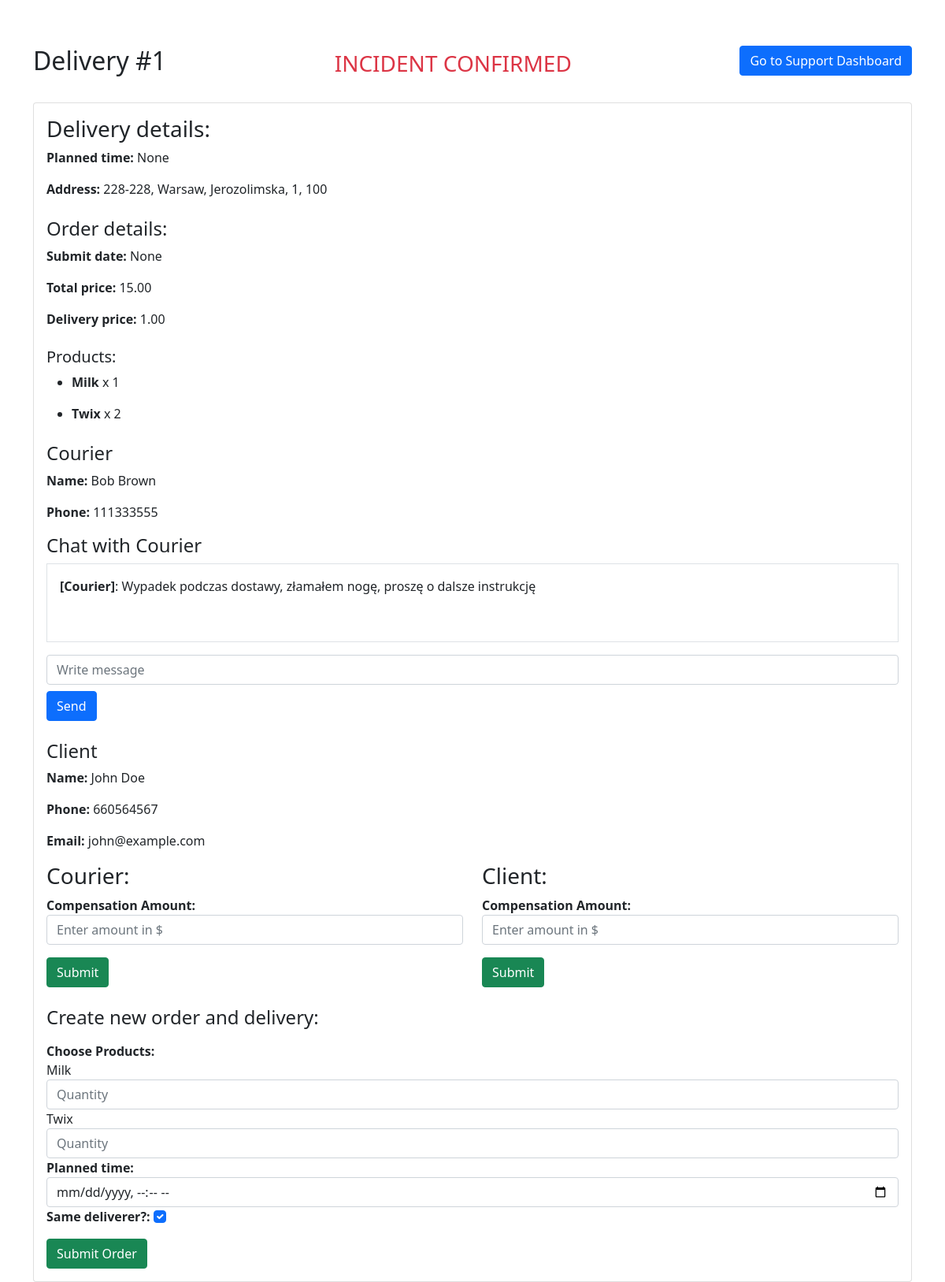
/delivery/1/, run on an earlier commit of the app's database.
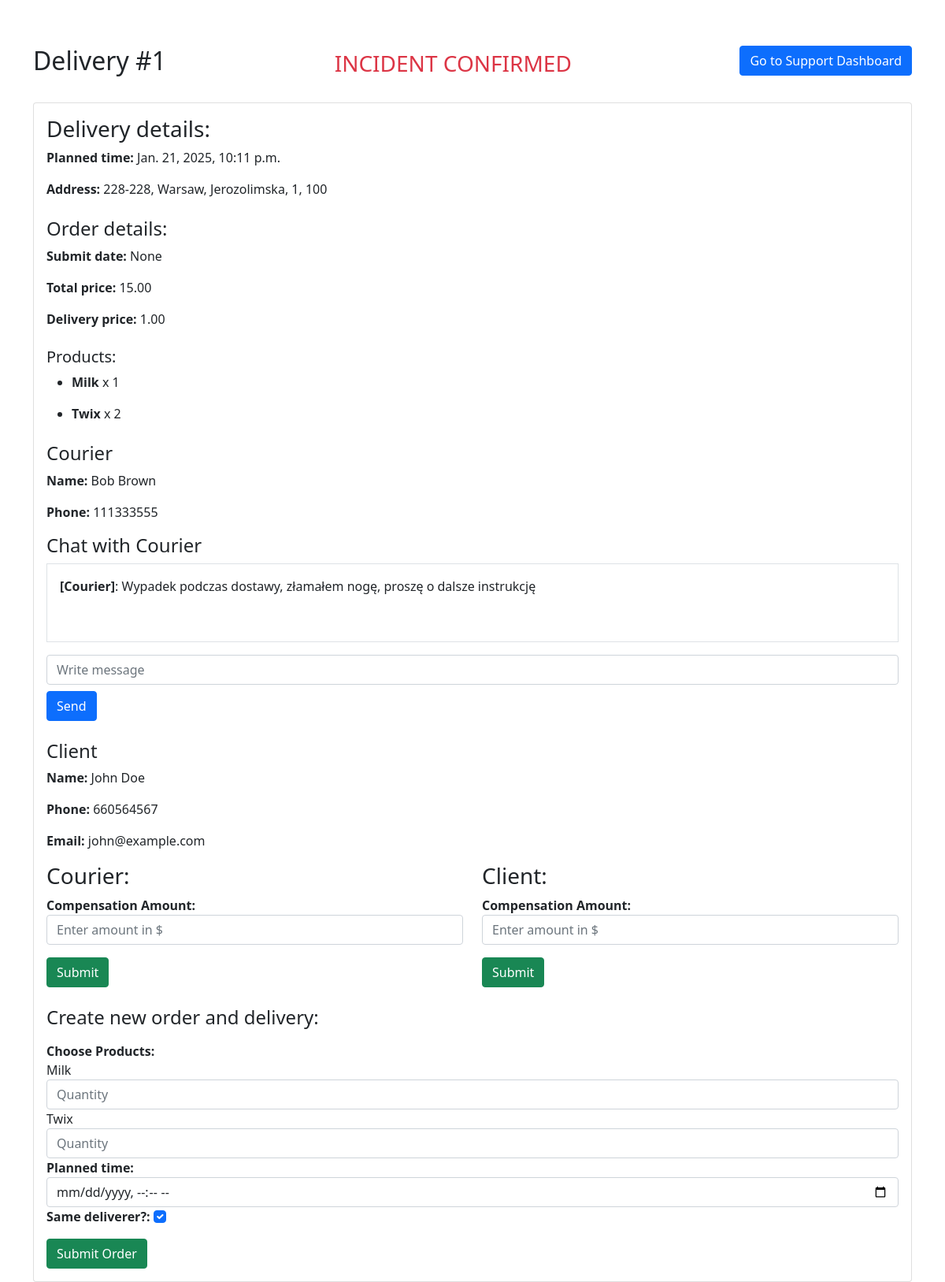
And on a later commit of the database.
### shop/models.py (models this page shows, shortened)
class Delivery(models.Model):
    planned_time = DateTimeField()
    arrived_time = DateTimeField(null=True, blank=True)
    order = ForeignKey(Order, on_delete=models.CASCADE, related_name='deliveries')
    deliverer = ForeignKey(Worker, null=True, blank=True, on_delete=models.CASCADE, related_name='deliveries')
    address = ForeignKey(Address, on_delete=models.CASCADE)
    delivery_leave_place = ForeignKey(DeliveryLeavePlace, on_delete=models.CASCADE)
    delivery_stage = ForeignKey(DeliveryStage, on_delete=models.CASCADE, default=1)

class Address(models.Model):
    city = CharField(max_length=255)
    street = CharField(max_length=255, null=True, blank=True)
    house_number = CharField(max_length=255)
    apartment_number = IntegerField(null=True, blank=True)
    postal_code = CharField(max_length=25)

### shop/views/workers.py (the view)
# urls.py: path('delivery/<int:d_id>/', workers.delivery, name='delivery'),
def delivery(request, d_id):
    chat_messages = [
        {'sender': 'Courier', 'message': 'Wypadek podczas dostawy, złamałem nogę, proszę o dalsze instrukcję'},
    ]
    delivery = Delivery.objects.get(pk=d_id)
    order = delivery.order
    order_products = order.order_products.all()
    courier = delivery.deliverer
    client = order.client
    incident = delivery.incidents.last()
    products = Product.objects.all()
    context = {
        'd_id': d_id,
        'delivery': delivery,
        "order": order,
        "order_products": order_products,
        'courier': courier,
        'client': client,
        'chat_messages': chat_messages,
        'incident': incident,
        'products': products
    }
    return render(request, 'shop/workers/delivery.html', context)

### shop/templates/shop/workers/delivery.html (shortened to what the changed rows need)
{% extends 'base.html' %}
{% load static %}
{% block content %}
    <div class="container mt-5">
        <div class="d-flex justify-content-between align-items-center mb-4">
            <h2 class="text-center mb-0">Delivery #{{ delivery.pk }}</h2>
            {% if incident %}
                <h3 class="mt-3 text-danger">INCIDENT CONFIRMED</h3>
            {% endif %}
            <a href="{% url 'support_dashboard' %}" class="btn btn-primary">
                Go to Support Dashboard
            </a>
        </div>
        <div class="card">
            <div class="card-body">
                <h3>Delivery details:</h3>
                <p><strong>Planned time:</strong> {{ delivery.planned_time }}</p>
                <p>
                    <strong>Address:</strong> {{ delivery.address.postal_code }}, {{ delivery.address.city }}, {{ delivery.address.street }}, {{ delivery.address.house_number }}, {{ delivery.address.apartment_number }}
                </p>
                <h4 class="mt-4">Order details:</h4>
                <p><strong>Submit date:</strong> {{ order.order_date }}</p>
                <p><strong>Total price:</strong> {{ order.total_price }}</p>
                <p><strong>Delivery price:</strong> {{ order.delivery_price }}</p>
                <h5 class="mt-4">Products:</h5>
                <ul>
                    {% for order_product in order_products %}
                        <li>
                        </li>
                    {% endfor %}
                </ul>
                <h4 class="mt-4">Courier</h4>
                <p><strong>Name:</strong> {{ courier.user.first_name }} {{ courier.user.last_name }}</p>
                <p><strong>Phone:</strong> {{ courier.phone_number }}</p>
                <h4>Chat with Courier</h4>
                <div class="border p-3" style="height: 100px; overflow-y: scroll;" id="chat-window">
                    {% for chat in chat_messages %}
                        <div>
                        </div>
                    {% endfor %}
                </div>
                <div class="mt-3">
                    <input type="text" id="message-input" class="form-control" placeholder="Write message">
                    <button class="btn btn-primary mt-2" id="send-button">Send</button>
                </div>
                {% if not incident %}
                    <div hidden id="incident-block">
                {% else %}
                    <div id="incident-block">
                {% endif %}
                <h4 class="mt-4">Client</h4>
                <p><strong>Name:</strong> {{ client.user.first_name }} {{ client.user.last_name }}</p>
                <p><strong>Phone:</strong> {{ client.phone_number }}</p>
                <p><strong>Email:</strong> {{ client.user.email }}</p>
                <div class="row mt-3">
                </div>
                <h4 class="mt-4">Create new order and delivery:</h4>
                <div class="row mt-3">
                </div>
                </div>
                </div>
            </div>
        </div>
{% endblock %}

What changed in the data, as far as the page shows it:
changed Delivery "Warsaw": planned_time "None" → "Jan. 21, 2025, 10:11 p.m."
